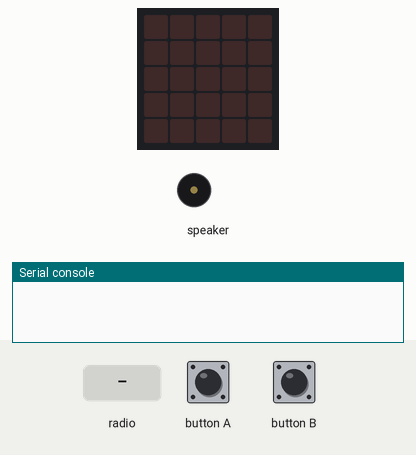
Simulated run of this program. Board: Calliope mini (MakeCode). On the bench: the board's 5×5 LED display, buzzer (waves = sounding), the last lines printed to the serial console. The inputs (shaded band) are chosen by the test bench. No radio messages arrive unless stated (any console line starting 'radio sent:' is added by the test bench).

Above: at 1.2 s.
1.3 s: button A pressed for 0.15 s
At 1.8 s:
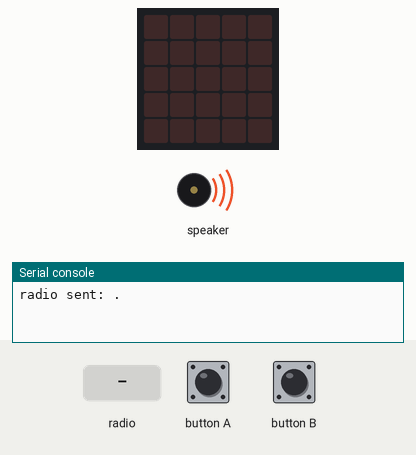
3.4 s: radio message "." arrives
At 3.7 s:
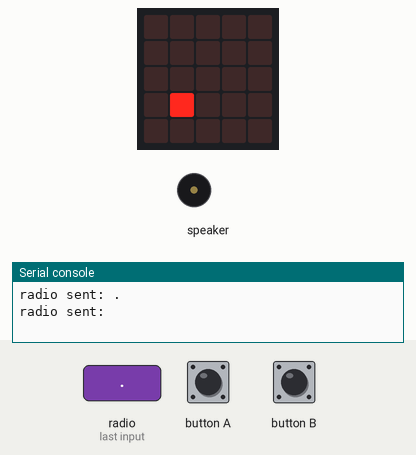
4.9 s: button B pressed for 0.15 s
At 5.4 s:
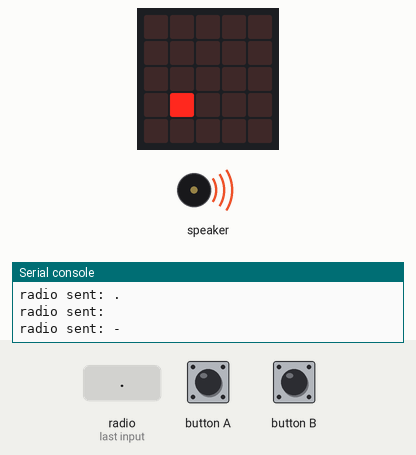
7.0 s: radio message "-" arrives
At 7.7 s:
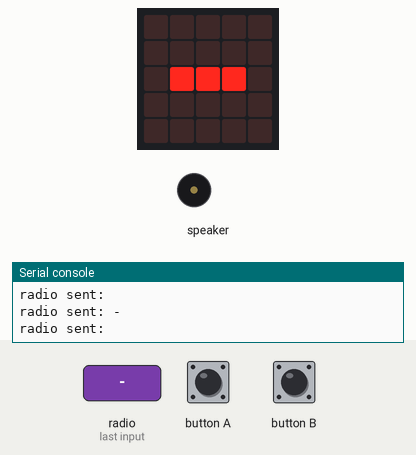
Timing chart, 0 to 9.5 s (numbered marks = the images above; inputs shaded):
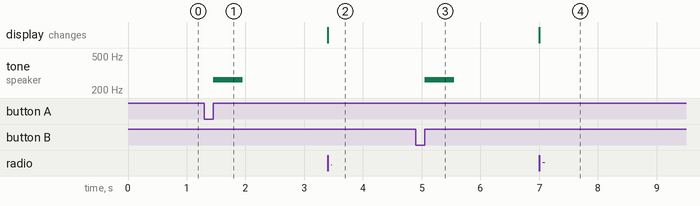

Measured:
- after the input at 1.3 s, tone on speaker: silent → 262 Hz after 0.15 s, → silent 0.50 s later
- after the input at 3.4 s, the display: changes at once (image 2)
- after the input at 4.9 s, tone on speaker: silent → 262 Hz after 0.15 s, → silent 0.50 s later
- after the input at 7.0 s, the display: changes at once (image 4)

The program:

main.ts
```typescript
input.onButtonPressed(Button.A, function () {
    radio.sendString(".")
    music.playTone(262, music.beat(BeatFraction.Whole))
    basic.pause(1000)
    radio.sendString("")
})
radio.onReceivedString(function (receivedString) {
    basic.showString(receivedString)
})
input.onButtonPressed(Button.B, function () {
    radio.sendString("-")
    music.playTone(262, music.beat(BeatFraction.Whole))
    basic.pause(1000)
    radio.sendString("")
})
radio.setGroup(1)
radio.setTransmitPower(7)
```

test.ts
```typescript
// Hier kann man Tests durchführen; diese Datei wird nicht kompiliert, wenn dieses Paket als Erweiterung verwendet wird.
```
